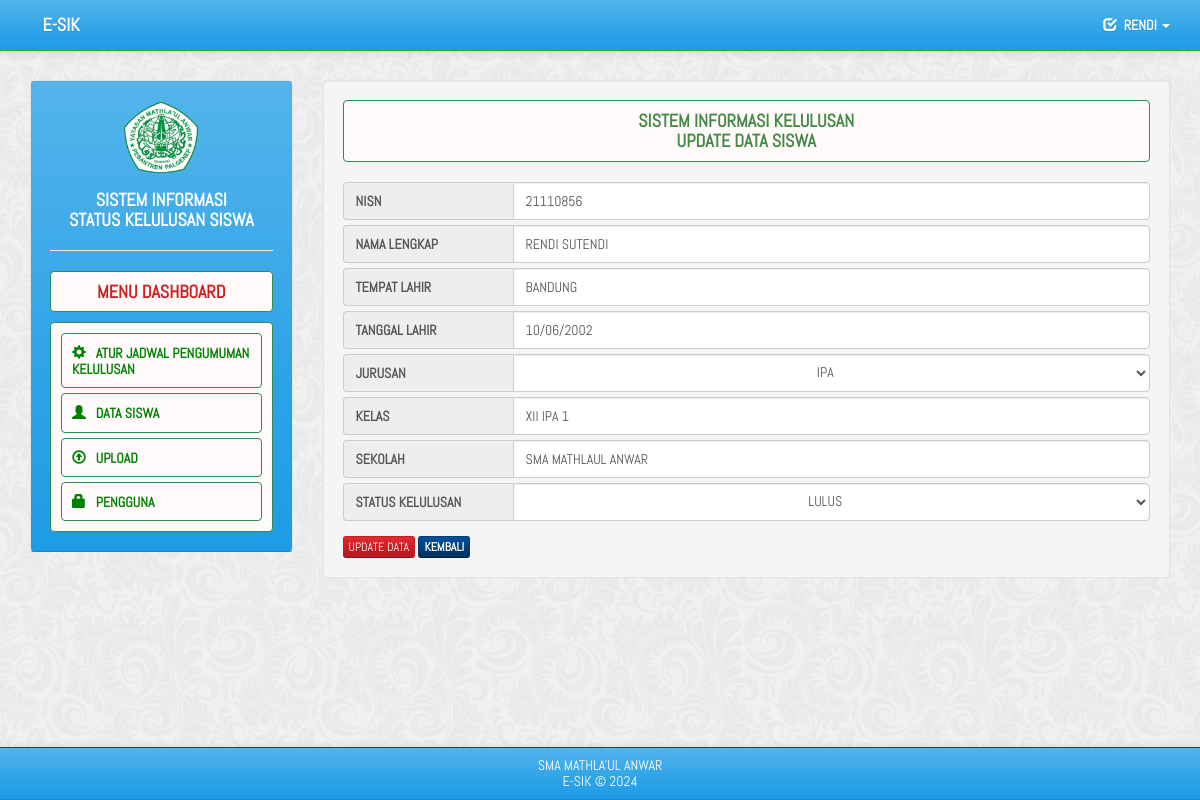
Screenshot of /admin/editsiswa.php?no=553 (signed in) with the database file from the repository.
### tables this page shows
CREATE TABLE `tbl_profil` (
  `id_profil` int(10) NOT NULL,
  `nm_sekolah` varchar(200) NOT NULL,
  `nm_aplikasi` varchar(200) NOT NULL,
  `tahun` year(4) NOT NULL,
  `tgl_pengumuman` datetime NOT NULL
);

CREATE TABLE `tbl_siswa` (
  `no` int(200) NOT NULL,
  `nisn` int(200) NOT NULL,
  `name` varchar(200) NOT NULL,
  `addresse` varchar(200) NOT NULL,
  `tgllhr` varchar(200) NOT NULL,
  `kelas` varchar(200) NOT NULL,
  `ket` varchar(200) NOT NULL,
  `sekolah` varchar(200) NOT NULL,
  `kd_jurusan` varchar(10) NOT NULL,
  `nilai1` int(11) NOT NULL,
  `nilai2` int(11) NOT NULL,
  `nilai3` int(11) NOT NULL,
  `nilai4` int(11) NOT NULL,
  `nilai5` int(11) NOT NULL,
  `nilai6` int(11) NOT NULL,
  `nilai7` int(11) NOT NULL,
  `nilai8` int(11) NOT NULL,
  `nilai9` int(11) NOT NULL,
  `nilai10` int(11) NOT NULL,
  `nilai11` int(11) NOT NULL,
  `nilai12` int(11) NOT NULL,
  `nilai13` int(11) NOT NULL,
  `nilai14` int(11) NOT NULL,
  `nilai15` int(11) NOT NULL,
  `nilai16` int(11) NOT NULL,
  `nilai17` int(11) NOT NULL,
  `nilai18` int(11) NOT NULL,
  `nilai19` int(11) NOT NULL,
  `nilai20` int(11) NOT NULL,
  `nilai21` int(11) NOT NULL,
  `nilai22` int(11) NOT NULL,
  `nilai23` int(11) NOT NULL,
  `nilai24` int(11) NOT NULL,
  `nilai25` int(11) NOT NULL,
  `nilai26` int(11) NOT NULL
);

CREATE TABLE `tbl_jurusan` (
  `id_jurusan` int(3) NOT NULL,
  `kd_jurusan` varchar(10) NOT NULL,
  `nm_jurusan` varchar(10) NOT NULL
);

### admin/editsiswa.php (the view, shortened to what this page needs)
<?php
if (isset($_SESSION['username']) and $_SESSION['pass']) {
?>
    <?php
    include "adm-header.php";
    ?>
    <div class="container">
        <div class="row" style="margin-top: 30px;">
            <div class="col-sm-3">
                <?php
                include "adm-menu.php";
                ?>
            </div>
            <div class="col-sm-9">
                <div id="rightPan">
                    <div class="well">
                        <fieldset>
                            <div class=" alert alert-dismissable alert-success">
                                <h4 align="center"><b>SISTEM INFORMASI KELULUSAN</br>UPDATE DATA SISWA</b></h4>
                            </div>
                            <?php
                            include "../controller/config.php";
                            $no = $_GET['no'];
                            $q = mysqli_query($koneksi, "SELECT * from tbl_siswa INNER JOIN tbl_jurusan ON tbl_siswa.kd_jurusan=tbl_jurusan.kd_jurusan where no='$no'");
                            while ($r = mysqli_fetch_array($q)) {
                            ?>
                                <form class="form-horizontal" method="post" action="updatesiswa.php">
                                    <div class="input-group" style="margin-bottom: 5px;">
                                        <span class="input-group-addon" id="basic-addon1" style="min-width: 170px; text-align: left;"><b>NISN</b></span>
                                        <input type="text" class="form-control" name="nisn" value="<?php echo $r['nisn']; ?>" size="50" style="text-align: left;">
                                    </div>
                                    <div class="input-group" style="margin-bottom: 5px;">
                                        <span class="input-group-addon" id="basic-addon1" style="min-width: 170px; text-align: left;"><b>NAMA LENGKAP</b></span>
                                        <input type="text" class="form-control" name="name" value="<?php echo $r['name']; ?>" size="50" style="text-align: left;">
                                    </div>
                                    <div class="input-group" style="margin-bottom: 5px;">
                                        <span class="input-group-addon" id="basic-addon1" style="min-width: 170px; text-align: left;"><b>TEMPAT LAHIR</b></span>
                                        <input type="text" class="form-control" name="addresse" value="<?php echo $r['addresse']; ?>" size="50" style="text-align: left;">
                                    </div>
                                    <div class="input-group" style="margin-bottom: 5px;">
                                        <span class="input-group-addon" id="basic-addon1" style="min-width: 170px; text-align: left;"><b>TANGGAL LAHIR</b></span>
                                        <input type="text" class="form-control" name="tgllhr" value="<?php echo $r['tgllhr']; ?>" size="50" style="text-align: left;">
                                    </div>
                                    <div class="input-group" style="margin-bottom: 5px;">
                                        <span class="input-group-addon" id="basic-addon1" style="min-width: 170px; text-align: left;"><b>JURUSAN</b></span>
                                        <select class="form-control form-select form-select-lg mb-3" aria-label=".form-select-lg example" name="jurusan" required="yes">
                                            <option value="<?php echo $r['kd_jurusan']; ?>" selected><?php echo $r['nm_jurusan']; ?></option>
                                            <?php
                                            include('config.php');
                                            $q = mysqli_query($koneksi, "SELECT * FROM tbl_jurusan ORDER BY kd_jurusan ASC");
                                            ?>
                                        </select>
                                    </div>
                                    <div class="input-group" style="margin-bottom: 5px;">
                                        <span class="input-group-addon" id="basic-addon1" style="min-width: 170px; text-align: left;"><b>KELAS</b></span>
                                        <input type="text" class="form-control" name="kelas" value="<?php echo $r['kelas']; ?>" size="50" style="text-align: left;">
                                    </div>
                                    <div class="input-group" style="margin-bottom: 5px;">
                                        <span class="input-group-addon" id="basic-addon1" style="min-width: 170px; text-align: left;"><b>SEKOLAH</b></span>
                                        <input type="text" class="form-control" name="sekolah" value="<?php echo $r['sekolah']; ?>" size="50" style="text-align: left;">
                                    </div>
                                    <div class="input-group" style="margin-bottom: 5px;">
                                        <span class="input-group-addon" id="basic-addon1" style="min-width: 170px; text-align: left;"><b>STATUS KELULUSAN</b></span>
                                        <select class="form-control form-select form-select-lg mb-3" aria-label=".form-select-lg example" name="ket" required="yes">
                                            <option value="<?php echo $r['ket']; ?>" selected><?php echo $r['ket']; ?></option>
                                        </select>
                                    </div>
                                    <div class="form-group" style="margin: -10px 0 -10px 0;">
                                        <p align="left">
                                            <input type="submit" value="UPDATE DATA" name="simpan" class="btn btn-xs btn-danger" />
                                            <a class="btn btn-xs btn-info" href="siswa" value=""><b>KEMBALI</b></a>
                                        </p>
                                    </div>
                                <?php
                            }
                                ?>
                                </form>
                        </fieldset>
                    </div>
                </div>
            </div>
        </div>    <br>
        <br>
        <br>
        <?php
        include "../controller/footer.php";
        ?>
        </body>
        </html>
    <?php
} else { ?>
    <?php
    echo "<meta http-equiv='refresh' content='0; url=../login'>";
}
    ?>

### admin/adm-header.php (shortened to what this page needs)
<!DOCTYPE html>
<html lang="en">
<head>
    <link rel="stylesheet" href="../css/bootstrap.css">
    <link rel="stylesheet" href="../css/bootswatch.min.css">
    <link rel="stylesheet" href="../css/jasny-bootstrap.min.css">
</head>
<body style="background: url('../images/bg.png') repeat;">
    <div class="navbar navbar-inverse navbar-fixed-top btn-primary" >
        <div class="container">
            <div class="navbar-header">
                <?php
                require "../controller/config.php";
                $p = mysqli_query($koneksi, "SELECT * FROM tbl_profil WHERE  id_profil='1'");
                while ($data = mysqli_fetch_array($p)) {
                    echo '<span class="navbar-brand"><b>&nbsp&nbsp ' . $data['nm_aplikasi'] . '</b></span>';
                }
                ?>
            </div>
            <div class="navbar-collapse collapse" id="navbar-main">
                <ul class="nav navbar-nav navbar-right">
                    <li class="dropdown">
                        <a href="#" class="dropdown-toggle" data-toggle="dropdown" role="button" aria-expanded="true" style="text-transform: uppercase;">
                            <span class='glyphicon glyphicon-check' aria-hidden='true'></span>&nbsp; <b><?php echo $_SESSION['username']; ?> </b><span class="caret"></span>
                        </a>
                    </li>
                </ul>
            </div>
        </div>
    </div>

### controller/footer.php
<div class="navbar navbar-inverse navbar-fixed-bottom btn-primary">
    <?php
    require "config.php";
    $p = mysqli_query($koneksi, "SELECT * FROM tbl_profil WHERE  id_profil='1'");
    while ($data = mysqli_fetch_array($p)) {
        echo '<h5 align="center" style="color:#ffff;">' . $data['nm_sekolah'] . '</br>' . $data['nm_aplikasi'] . ' &copy ' . $data['tahun'] . '</h5>';
    }
    ?>
</div>

### rows the page displays
tbl_profil: nm_aplikasi "E-SIK", nm_sekolah "SMA MATHLA'UL ANWAR", tahun "2024"
tbl_siswa: nisn "21110856", name "RENDI SUTENDI", addresse "BANDUNG", tgllhr "10/06/2002", jurusan "IPA", kelas "XII IPA 1", sekolah "SMA MATHLAUL ANWAR", ket "LULUS"

### other values shown
$_SESSION['username'] "RENDI"
